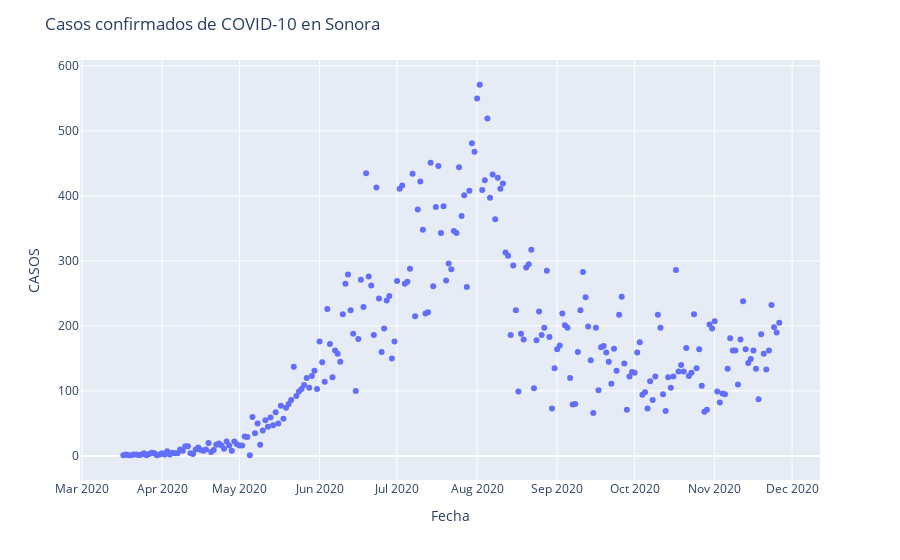

This figure's notebook cell:
### Markdown cell above
![](https://mcd.unison.mx/wp-content/themes/awaken/img/logo_mcd.png)

# Ingeniería de características

## Suavizado de series de tiempo

#### [Julio Waissman Vilanova](julio.waissman@unison.mx)

Vamos a ver diferentes tipos y formas de suavisar curvas. Para esto, vamos a utilizar como serie de tiempo la serie de casos confirmados por COVID-19 recabados y mantenidos por [Luis Armando Moreno](http://www.luisarmandomoreno.com), los cuales se pueden descargar [aquí](https://onedrive.live.com/download.aspx?resid=5ADDF6870413EAC9!40221&authkey=!AHWUE_EQfhvGRm4).

### Code cell
import pandas as pd
import statsmodels.api as sm
import plotly.graph_objects as go
import plotly.express as px


confirmados = pd.read_csv(
    "Casosdiarios.csv", 
    engine="python",
    parse_dates=['Fecha']
)[['Fecha', 'CASOS']] \
    .groupby("Fecha") \
    .sum() \
    .diff() + 1


fig = px.scatter(
    confirmados,
    y="CASOS"
).update_layout(
    title='Casos confirmados de COVID-10 en Sonora',
    hovermode="x"
).show()

### Figure 1 — Plotly figure (JSON) as saved in the notebook; plotly's stock layout.template omitted (floating-point values rounded to 4 significant figures; data arrays with more than 128 entries replaced by an {"elided": "..."} marker saying what was removed)
{"data": [{"hovertemplate": "Fecha=%{x}<br>CASOS=%{y}<extra></extra>", "legendgroup": "", "marker": {"color": "#636efa", "symbol": "circle"}, "mode": "markers", "name": "", "orientation": "v", "showlegend": false, "type": "scatter", "x": {"elided": "256 str values"}, "xaxis": "x", "y": {"elided": "256 int values"}, "yaxis": "y"}], "layout": {"hovermode": "x", "legend": {"tracegroupgap": 0}, "margin": {"t": 60}, "title": {"text": "Casos confirmados de COVID-10 en Sonora"}, "xaxis": {"anchor": "y", "domain": [0, 1], "title": {"text": "Fecha"}}, "yaxis": {"anchor": "x", "domain": [0, 1], "title": {"text": "CASOS"}}}}
